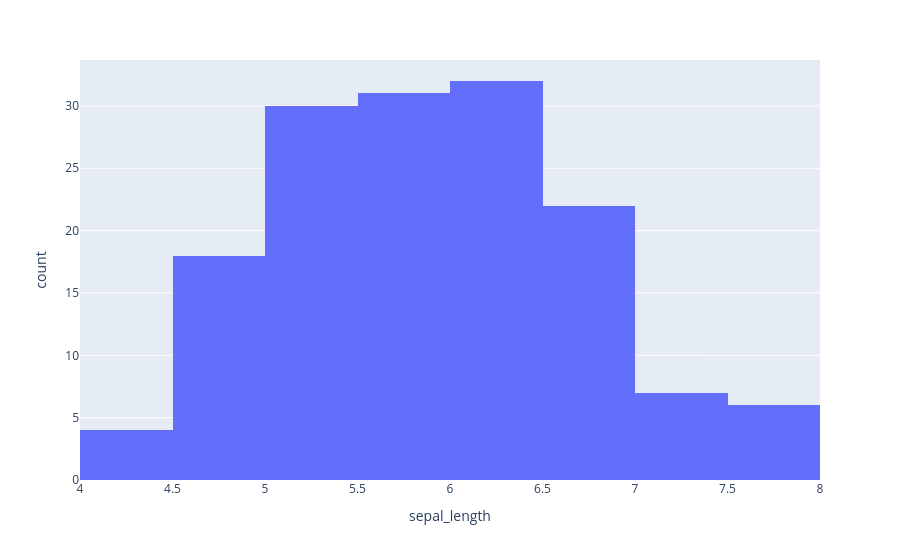

The code cell stored with this chart in its notebook:
### Code cell
fig = px.histogram(df,x='sepal_length')
fig.show()

### Figure 1 — Plotly figure (JSON) as saved in the notebook; plotly's stock layout.template omitted (floating-point values rounded to 4 significant figures; data arrays with more than 128 entries replaced by an {"elided": "..."} marker saying what was removed)
{"data": [{"bingroup": "x", "hovertemplate": "sepal_length=%{x}<br>count=%{y}<extra></extra>", "legendgroup": "", "marker": {"color": "#636efa", "pattern": {"shape": ""}}, "name": "", "orientation": "v", "showlegend": false, "type": "histogram", "x": {"elided": "150 float values"}, "xaxis": "x", "yaxis": "y"}], "layout": {"barmode": "relative", "legend": {"tracegroupgap": 0}, "margin": {"t": 60}, "xaxis": {"anchor": "y", "domain": [0, 1], "title": {"text": "sepal_length"}}, "yaxis": {"anchor": "x", "domain": [0, 1], "title": {"text": "count"}}}}
